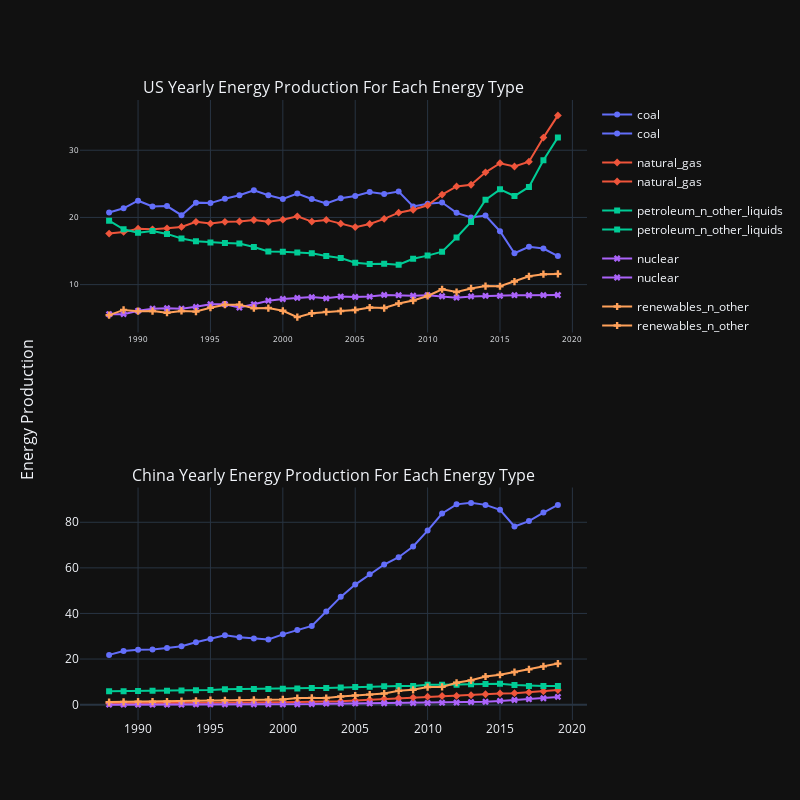

The notebook cell this image was saved under:
### Code cell
fig= go.Figure()

figures = [
            px.line(us_etype_all, x= us_etype_all['Year'], y=us_etype_all['Energy_production'], symbol= us_etype_all['Energy_type'], color= us_etype_all['Energy_type']),
            px.line(china_etype_all, x= china_etype_all['Year'], y=china_etype_all['Energy_production'], symbol= china_etype_all['Energy_type'], color= china_etype_all['Energy_type']),
            ]

fig = make_subplots(rows=len(figures), cols=1, y_title="Energy Production", shared_xaxes=True, shared_yaxes= True, subplot_titles=("US Yearly Energy Production For Each Energy Type","China Yearly Energy Production For Each Energy Type")) 

for i, figure in enumerate(figures):
    for trace in range(len(figure["data"])):
        fig.append_trace(figure["data"][trace], row=i+1, col=1)

        fig.update_layout(
            {
                'title': { 
                'x' : 0.5,
                'y': 0.95,
                'font': {'size': 20}
                },
                'xaxis' : {
                'tickfont': {'size' : 8},
                'showticklabels': True
                },
                'yaxis': {
                'tickfont': {'size' : 8}
                },
                'height' : 800,
                'width' : 800,
                'template' : 'plotly_dark'
            }
        )


fig.show()

### Figure 1 — Plotly figure (JSON) as saved in the notebook; plotly's stock layout.template omitted (floating-point values rounded to 4 significant figures)
{"data": [{"hovertemplate": "Energy_type=coal<br>Year=%{x}<br>Energy_production=%{y}<extra></extra>", "legendgroup": "coal", "line": {"color": "#636efa", "dash": "solid"}, "marker": {"symbol": "circle"}, "mode": "markers+lines", "name": "coal", "orientation": "v", "showlegend": true, "type": "scatter", "x": [1988, 1989, 1990, 1991, 1992, 1993, 1994, 1995, 1996, 1997, 1998, 1999, 2000, 2001, 2002, 2003, 2004, 2005, 2006, 2007, 2008, 2009, 2010, 2011, 2012, 2013, 2014, 2015, 2016, 2017, 2018, 2019], "xaxis": "x", "y": [20.74, 21.36, 22.49, 21.64, 21.69, 20.34, 22.2, 22.13, 22.79, 23.31, 24.05, 23.3, 22.74, 23.55, 22.73, 22.09, 22.85, 23.19, 23.79, 23.49, 23.85, 21.62, 22.04, 22.22, 20.68, 20.0, 20.29, 17.95, 14.67, 15.63, 15.36, 14.26], "yaxis": "y"}, {"hovertemplate": "Energy_type=natural_gas<br>Year=%{x}<br>Energy_production=%{y}<extra></extra>", "legendgroup": "natural_gas", "line": {"color": "#EF553B", "dash": "solid"}, "marker": {"symbol": "diamond"}, "mode": "markers+lines", "name": "natural_gas", "orientation": "v", "showlegend": true, "type": "scatter", "x": [1988, 1989, 1990, 1991, 1992, 1993, 1994, 1995, 1996, 1997, 1998, 1999, 2000, 2001, 2002, 2003, 2004, 2005, 2006, 2007, 2008, 2009, 2010, 2011, 2012, 2013, 2014, 2015, 2016, 2017, 2018, 2019], "xaxis": "x", "y": [17.6, 17.85, 18.33, 18.23, 18.38, 18.58, 19.35, 19.08, 19.34, 19.39, 19.61, 19.34, 19.66, 20.17, 19.38, 19.63, 19.07, 18.56, 19.02, 19.79, 20.7, 21.14, 21.81, 23.41, 24.61, 24.86, 26.72, 28.07, 27.58, 28.29, 31.88, 35.19], "yaxis": "y"}, {"hovertemplate": "Energy_type=petroleum_n_other_liquids<br>Year=%{x}<br>Energy_production=%{y}<extra></extra>", "legendgroup": "petroleum_n_other_liquids", "line": {"color": "#00cc96", "dash": "solid"}, "marker": {"symbol": "square"}, "mode": "markers+lines", "name": "petroleum_n_other_liquids", "orientation": "v", "showlegend": true, "type": "scatter", "x": [1988, 1989, 1990, 1991, 1992, 1993, 1994, 1995, 1996, 1997, 1998, 1999, 2000, 2001, 2002, 2003, 2004, 2005, 2006, 2007, 2008, 2009, 2010, 2011, 2012, 2013, 2014, 2015, 2016, 2017, 2018, 2019], "xaxis": "x", "y": [19.51, 18.24, 17.71, 17.97, 17.55, 16.86, 16.45, 16.28, 16.2, 16.1, 15.61, 14.92, 14.91, 14.77, 14.66, 14.26, 13.96, 13.25, 13.07, 13.09, 12.97, 13.85, 14.32, 14.9, 17.01, 19.32, 22.62, 24.18, 23.19, 24.53, 28.51, 31.91], "yaxis": "y"}, {"hovertemplate": "Energy_type=nuclear<br>Year=%{x}<br>Energy_production=%{y}<extra></extra>", "legendgroup": "nuclear", "line": {"color": "#ab63fa", "dash": "solid"}, "marker": {"symbol": "x"}, "mode": "markers+lines", "name": "nuclear", "orientation": "v", "showlegend": true, "type": "scatter", "x": [1988, 1989, 1990, 1991, 1992, 1993, 1994, 1995, 1996, 1997, 1998, 1999, 2000, 2001, 2002, 2003, 2004, 2005, 2006, 2007, 2008, 2009, 2010, 2011, 2012, 2013, 2014, 2015, 2016, 2017, 2018, 2019], "xaxis": "x", "y": [5.587, 5.602, 6.104, 6.422, 6.479, 6.41, 6.694, 7.075, 7.087, 6.597, 7.068, 7.61, 7.862, 8.029, 8.145, 7.96, 8.223, 8.161, 8.215, 8.459, 8.426, 8.355, 8.434, 8.269, 8.062, 8.244, 8.338, 8.337, 8.427, 8.419, 8.438, 8.452], "yaxis": "y"}, {"hovertemplate": "Energy_type=renewables_n_other<br>Year=%{x}<br>Energy_production=%{y}<extra></extra>", "legendgroup": "renewables_n_other", "line": {"color": "#FFA15A", "dash": "solid"}, "marker": {"symbol": "cross"}, "mode": "markers+lines", "name": "renewables_n_other", "orientation": "v", "showlegend": true, "type": "scatter", "x": [1988, 1989, 1990, 1991, 1992, 1993, 1994, 1995, 1996, 1997, 1998, 1999, 2000, 2001, 2002, 2003, 2004, 2005, 2006, 2007, 2008, 2009, 2010, 2011, 2012, 2013, 2014, 2015, 2016, 2017, 2018, 2019], "xaxis": "x", "y": [5.457, 6.235, 6.04, 6.068, 5.821, 6.082, 5.987, 6.557, 7.011, 7.017, 6.493, 6.516, 6.102, 5.162, 5.731, 5.942, 6.063, 6.221, 6.586, 6.51, 7.192, 7.625, 8.314, 9.308, 8.893, 9.433, 9.789, 9.754, 10.46, 11.24, 11.55, 11.6], "yaxis": "y"}, {"hovertemplate": "Energy_type=coal<br>Year=%{x}<br>Energy_production=%{y}<extra></extra>", "legendgroup": "coal", "line": {"color": "#636efa", "dash": "solid"}, "marker": {"symbol": "circle"}, "mode": "markers+lines", "name": "coal", "orientation": "v", "showlegend": true, "type": "scatter", "x": [1988, 1989, 1990, 1991, 1992, 1993, 1994, 1995, 1996, 1997, 1998, 1999, 2000, 2001, 2002, 2003, 2004, 2005, 2006, 2007, 2008, 2009, 2010, 2011, 2012, 2013, 2014, 2015, 2016, 2017, 2018, 2019], "xaxis": "x2", "y": [21.82, 23.48, 24.04, 24.15, 24.82, 25.64, 27.38, 28.78, 30.4, 29.52, 29.02, 28.6, 30.83, 32.77, 34.53, 40.87, 47.27, 52.67, 57.23, 61.47, 64.66, 69.38, 76.36, 83.84, 87.86, 88.51, 87.63, 85.45, 78.17, 80.53, 84.25, 87.63], "yaxis": "y2"}, {"hovertemplate": "Energy_type=natural_gas<br>Year=%{x}<br>Energy_production=%{y}<extra></extra>", "legendgroup": "natural_gas", "line": {"color": "#EF553B", "dash": "solid"}, "marker": {"symbol": "diamond"}, "mode": "markers+lines", "name": "natural_gas", "orientation": "v", "showlegend": true, "type": "scatter", "x": [1988, 1989, 1990, 1991, 1992, 1993, 1994, 1995, 1996, 1997, 1998, 1999, 2000, 2001, 2002, 2003, 2004, 2005, 2006, 2007, 2008, 2009, 2010, 2011, 2012, 2013, 2014, 2015, 2016, 2017, 2018, 2019], "xaxis": "x2", "y": [0.5651, 0.5813, 0.5847, 0.6054, 0.6138, 0.6426, 0.6776, 0.6988, 0.8272, 0.9311, 0.9547, 1.033, 1.006, 1.119, 1.205, 1.266, 1.504, 1.842, 2.16, 2.556, 2.806, 3.109, 3.484, 3.792, 3.831, 4.165, 4.556, 4.904, 5.01, 5.384, 5.867, 6.362], "yaxis": "y2"}, {"hovertemplate": "Energy_type=petroleum_n_other_liquids<br>Year=%{x}<br>Energy_production=%{y}<extra></extra>", "legendgroup": "petroleum_n_other_liquids", "line": {"color": "#00cc96", "dash": "solid"}, "marker": {"symbol": "square"}, "mode": "markers+lines", "name": "petroleum_n_other_liquids", "orientation": "v", "showlegend": true, "type": "scatter", "x": [1988, 1989, 1990, 1991, 1992, 1993, 1994, 1995, 1996, 1997, 1998, 1999, 2000, 2001, 2002, 2003, 2004, 2005, 2006, 2007, 2008, 2009, 2010, 2011, 2012, 2013, 2014, 2015, 2016, 2017, 2018, 2019], "xaxis": "x2", "y": [5.875, 5.916, 5.953, 6.083, 6.121, 6.201, 6.307, 6.416, 6.738, 6.867, 6.863, 6.856, 6.99, 7.081, 7.274, 7.315, 7.499, 7.746, 7.884, 8.021, 8.16, 8.15, 8.757, 8.699, 8.771, 8.942, 9.038, 9.187, 8.579, 8.208, 8.134, 8.215], "yaxis": "y2"}, {"hovertemplate": "Energy_type=nuclear<br>Year=%{x}<br>Energy_production=%{y}<extra></extra>", "legendgroup": "nuclear", "line": {"color": "#ab63fa", "dash": "solid"}, "marker": {"symbol": "x"}, "mode": "markers+lines", "name": "nuclear", "orientation": "v", "showlegend": true, "type": "scatter", "x": [1988, 1989, 1990, 1991, 1992, 1993, 1994, 1995, 1996, 1997, 1998, 1999, 2000, 2001, 2002, 2003, 2004, 2005, 2006, 2007, 2008, 2009, 2010, 2011, 2012, 2013, 2014, 2015, 2016, 2017, 2018, 2019], "xaxis": "x2", "y": [0, 0, 0, 0, 0.005169, 0.02521, 0.1371, 0.1251, 0.1376, 0.1147, 0.136, 0.1424, 0.1607, 0.1677, 0.2543, 0.4208, 0.4841, 0.5082, 0.5229, 0.5984, 0.6592, 0.6631, 0.7158, 0.8339, 0.9356, 1.122, 1.257, 1.642, 2.02, 2.379, 2.787, 3.382], "yaxis": "y2"}, {"hovertemplate": "Energy_type=renewables_n_other<br>Year=%{x}<br>Energy_production=%{y}<extra></extra>", "legendgroup": "renewables_n_other", "line": {"color": "#FFA15A", "dash": "solid"}, "marker": {"symbol": "cross"}, "mode": "markers+lines", "name": "renewables_n_other", "orientation": "v", "showlegend": true, "type": "scatter", "x": [1988, 1989, 1990, 1991, 1992, 1993, 1994, 1995, 1996, 1997, 1998, 1999, 2000, 2001, 2002, 2003, 2004, 2005, 2006, 2007, 2008, 2009, 2010, 2011, 2012, 2013, 2014, 2015, 2016, 2017, 2018, 2019], "xaxis": "x2", "y": [1.115, 1.223, 1.302, 1.293, 1.347, 1.538, 1.71, 1.937, 1.929, 1.996, 2.09, 2.185, 2.277, 2.871, 2.941, 2.897, 3.566, 4.008, 4.389, 4.88, 6.065, 6.494, 7.72, 7.782, 9.588, 10.66, 12.35, 13.12, 14.3, 15.46, 16.79, 18.0], "yaxis": "y2"}], "layout": {"annotations": [{"font": {"size": 16}, "showarrow": false, "text": "US Yearly Energy Production For Each Energy Type", "x": 0.5, "xanchor": "center", "xref": "paper", "y": 1, "yanchor": "bottom", "yref": "paper"}, {"font": {"size": 16}, "showarrow": false, "text": "China Yearly Energy Production For Each Energy Type", "x": 0.5, "xanchor": "center", "xref": "paper", "y": 0.375, "yanchor": "bottom", "yref": "paper"}, {"font": {"size": 16}, "showarrow": false, "text": "Energy Production", "textangle": -90, "x": 0, "xanchor": "right", "xref": "paper", "xshift": -40, "y": 0.5, "yanchor": "middle", "yref": "paper"}], "height": 800, "title": {"font": {"size": 20}, "x": 0.5, "y": 0.95}, "width": 800, "xaxis": {"anchor": "y", "domain": [0, 1], "matches": "x2", "showticklabels": true, "tickfont": {"size": 8}}, "xaxis2": {"anchor": "y2", "domain": [0, 1]}, "yaxis": {"anchor": "x", "domain": [0.625, 1], "tickfont": {"size": 8}}, "yaxis2": {"anchor": "x2", "domain": [0, 0.375]}}}
